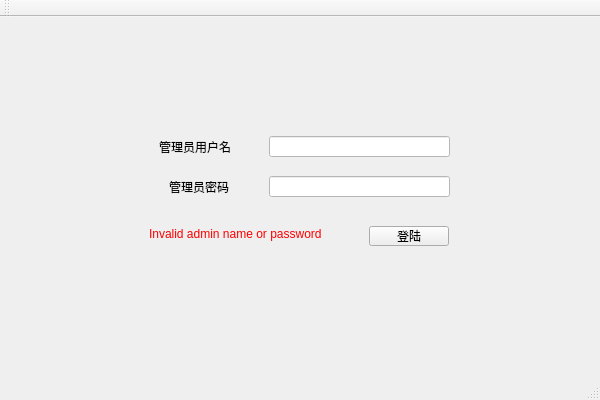
<?xml version="1.0" encoding="UTF-8"?>
<ui version="4.0">
 <class>MainWindow</class>
 <widget class="QMainWindow" name="MainWindow">
  <property name="geometry">
   <rect>
    <x>0</x>
    <y>0</y>
    <width>600</width>
    <height>400</height>
   </rect>
  </property>
  <property name="sizePolicy">
   <sizepolicy hsizetype="Minimum" vsizetype="Minimum">
    <horstretch>0</horstretch>
    <verstretch>0</verstretch>
   </sizepolicy>
  </property>
  <property name="windowTitle">
   <string>酒店主机 —— 前台</string>
  </property>
  <widget class="QWidget" name="centralWidget">
   <widget class="QStackedWidget" name="stackedWidget">
    <property name="geometry">
     <rect>
      <x>-1</x>
      <y>-1</y>
      <width>601</width>
      <height>361</height>
     </rect>
    </property>
    <property name="currentIndex">
     <number>1</number>
    </property>
    <widget class="QWidget" name="page_frontdesk">
     <widget class="QPushButton" name="bt_callManager">
      <property name="geometry">
       <rect>
        <x>260</x>
        <y>280</y>
        <width>80</width>
        <height>20</height>
       </rect>
      </property>
      <property name="text">
       <string>管理员</string>
      </property>
     </widget>
    </widget>
    <widget class="QWidget" name="page_manager1">
     <widget class="QPushButton" name="bt_signIn">
      <property name="geometry">
       <rect>
        <x>370</x>
        <y>210</y>
        <width>80</width>
        <height>20</height>
       </rect>
      </property>
      <property name="text">
       <string>登陆</string>
      </property>
     </widget>
     <widget class="QLabel" name="lb_adminname">
      <property name="geometry">
       <rect>
        <x>160</x>
        <y>120</y>
        <width>81</width>
        <height>21</height>
       </rect>
      </property>
      <property name="text">
       <string>管理员用户名</string>
      </property>
     </widget>
     <widget class="QLineEdit" name="edit_adminpswd">
      <property name="geometry">
       <rect>
        <x>270</x>
        <y>160</y>
        <width>181</width>
        <height>21</height>
       </rect>
      </property>
      <property name="styleSheet">
       <string notr="true">background-color: #ffffff;
color: #000000;</string>
      </property>
     </widget>
     <widget class="QLineEdit" name="edit_adminname">
      <property name="geometry">
       <rect>
        <x>270</x>
        <y>120</y>
        <width>181</width>
        <height>21</height>
       </rect>
      </property>
      <property name="styleSheet">
       <string notr="true">background-color: #ffffff;
color: #000000;</string>
      </property>
     </widget>
     <widget class="QLabel" name="lb_adminpswd">
      <property name="geometry">
       <rect>
        <x>170</x>
        <y>160</y>
        <width>81</width>
        <height>21</height>
       </rect>
      </property>
      <property name="text">
       <string>管理员密码</string>
      </property>
     </widget>
     <widget class="QLabel" name="lb_verdict">
      <property name="geometry">
       <rect>
        <x>150</x>
        <y>210</y>
        <width>191</width>
        <height>16</height>
       </rect>
      </property>
      <property name="styleSheet">
       <string notr="true">color: #ff0000</string>
      </property>
      <property name="text">
       <string>Invalid admin name or password</string>
      </property>
     </widget>
    </widget>
    <widget class="QWidget" name="page_manager2">
     <widget class="QPushButton" name="bt_back">
      <property name="geometry">
       <rect>
        <x>40</x>
        <y>30</y>
        <width>80</width>
        <height>20</height>
       </rect>
      </property>
      <property name="text">
       <string>返回</string>
      </property>
     </widget>
    </widget>
   </widget>
  </widget>
  <widget class="QMenuBar" name="menuBar">
   <property name="geometry">
    <rect>
     <x>0</x>
     <y>0</y>
     <width>600</width>
     <height>22</height>
    </rect>
   </property>
  </widget>
  <widget class="QToolBar" name="mainToolBar">
   <attribute name="toolBarArea">
    <enum>TopToolBarArea</enum>
   </attribute>
   <attribute name="toolBarBreak">
    <bool>false</bool>
   </attribute>
  </widget>
  <widget class="QStatusBar" name="statusBar"/>
 </widget>
 <layoutdefault spacing="6" margin="11"/>
 <resources/>
 <connections/>
</ui>
